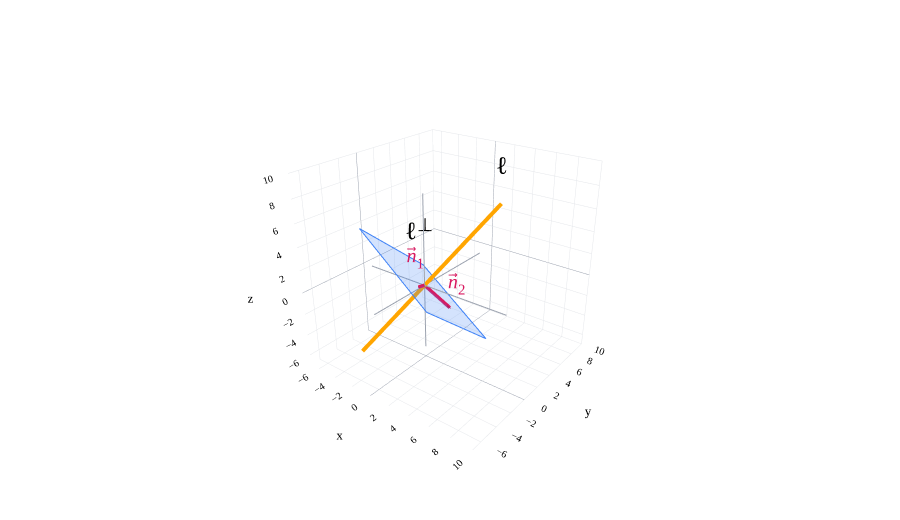

Write notebook code for a chart like this one.
### Markdown cell above
---

## Lines as intersections of planes

We now have an understanding of how planes in $\mathbb{R}^3$ can be expressed:
- As the span of two linearly independent vectors in $\mathbb{R}^3$.
- As a linear equation, $$ax + by + cz = d$$ (so far, we've only seen the case where $d=0$.)

How do we describe **lines** using linear equations, when a single linear equation in terms of $x$, $y$, and $z$ describes a plane? That is what we will now explore. First, some terminology:

- A **linear system** is a collection of linear equations in the same unknowns.
- A **solution** gives values of the unknowns that satisfy every equation simultaneously. We typically express the solutions as vectors.
- The **solution set** is the set of all solutions – we often think of this as a set of vectors.
- A system is **homogeneous** if every right-hand side is zero. Otherwise, it is **nonhomogeneous**.

For a concrete example in $\mathbb R^2$, consider

$$\begin{cases}x+y=7,\\x-y=1.\end{cases}$$

Adding the equations gives $2x=8$, so $x=4$ and $y=3$. Thus, the solution set is

$$\left\{\begin{bmatrix}4\\3\end{bmatrix}\right\}.$$

Geometrically, the two lines intersect at the point $(4,3)$. The system is nonhomogeneous because its right-hand sides are not all zero.

Now let's return to $\mathbb R^3$. To describe a line, we need two linear equations and take their common solutions. Consider

$$\ell=\operatorname{span}\left(\begin{bmatrix}3\\4\\5\end{bmatrix}\right).$$

How do we find two equations? Pick two independent vectors $\vec n_1$ and $\vec n_2$ in $\ell^\perp$, the plane of vectors perpendicular to $\ell$.

### Code cell
fig=base3()
plane3(fig,(3,4,5),BLUE,0.22,bounds=(-5,5))
v=np.array([3,4,5])
line3(fig,-1.1*v,1.3*v,ORANGE,width=8)
vec3(fig,(1,-2,1),'<i>n</i>⃗<sub>1</sub>',PINK,offset=(0.2,-0.6,0.2))
vec3(fig,(2,1,-2),'<i>n</i>⃗<sub>2</sub>',PINK,offset=(0.4,0.2,-0.5))
fig.add_trace(go.Scatter3d(x=[3.9,-4],y=[5.2,4],z=[6.9,-0.8],mode='text',text=['ℓ','ℓ<sup>⊥</sup>'],textfont=dict(family='Palatino',size=25),hoverinfo='skip'))
fig.show()

### Figure 1 — Plotly figure (JSON) as saved in the notebook; plotly's stock layout.template omitted (floating-point values rounded to 4 significant figures)
{"data": [{"hoverinfo": "skip", "line": {"color": "#9ca3af", "dash": "solid", "width": 2}, "mode": "lines", "showlegend": false, "type": "scatter3d", "x": [-6.0, 8.0], "y": [-0.0, 0.0], "z": [-0.0, 0.0]}, {"hoverinfo": "skip", "line": {"color": "#9ca3af", "dash": "solid", "width": 2}, "mode": "lines", "showlegend": false, "type": "scatter3d", "x": [-0.0, 0.0], "y": [-6.0, 8.0], "z": [-0.0, 0.0]}, {"hoverinfo": "skip", "line": {"color": "#9ca3af", "dash": "solid", "width": 2}, "mode": "lines", "showlegend": false, "type": "scatter3d", "x": [-0.0, 0.0], "y": [-0.0, 0.0], "z": [-6.0, 8.0]}, {"color": "#3d81f6", "flatshading": true, "hoverinfo": "skip", "i": [0, 0], "j": [1, 2], "k": [2, 3], "lighting": {"ambient": 1, "diffuse": 0, "fresnel": 0, "roughness": 1, "specular": 0}, "opacity": 0.22, "showscale": false, "type": "mesh3d", "x": [4.528, 4.528, -4.528, -4.528], "y": [-5.23, 2.579, 5.23, -2.579], "z": [1.467, -4.78, -1.467, 4.78]}, {"hoverinfo": "skip", "line": {"color": "#3d81f6", "dash": "solid", "width": 2}, "mode": "lines", "showlegend": false, "type": "scatter3d", "x": [4.528, 4.528], "y": [-5.23, 2.579], "z": [1.467, -4.78]}, {"hoverinfo": "skip", "line": {"color": "#3d81f6", "dash": "solid", "width": 2}, "mode": "lines", "showlegend": false, "type": "scatter3d", "x": [4.528, -4.528], "y": [2.579, 5.23], "z": [-4.78, -1.467]}, {"hoverinfo": "skip", "line": {"color": "#3d81f6", "dash": "solid", "width": 2}, "mode": "lines", "showlegend": false, "type": "scatter3d", "x": [-4.528, -4.528], "y": [5.23, -2.579], "z": [-1.467, 4.78]}, {"hoverinfo": "skip", "line": {"color": "#3d81f6", "dash": "solid", "width": 2}, "mode": "lines", "showlegend": false, "type": "scatter3d", "x": [-4.528, 4.528], "y": [-2.579, -5.23], "z": [4.78, 1.467]}, {"hoverinfo": "skip", "line": {"color": "orange", "dash": "solid", "width": 8}, "mode": "lines", "showlegend": false, "type": "scatter3d", "x": [-3.3, 3.9], "y": [-4.4, 5.2], "z": [-5.5, 6.5]}, {"hoverinfo": "skip", "line": {"color": "#d81a60", "dash": "solid", "width": 7}, "mode": "lines", "showlegend": false, "type": "scatter3d", "x": [0.0, 0.9388], "y": [0.0, -1.878], "z": [0.0, 0.9388]}, {"anchor": "tip", "colorscale": [[0, "#d81a60"], [1, "#d81a60"]], "hoverinfo": "skip", "showscale": false, "sizemode": "absolute", "sizeref": 0.45, "type": "cone", "u": [0.4082], "v": [-0.8165], "w": [0.4082], "x": [1.0], "y": [-2.0], "z": [1.0]}, {"hoverinfo": "skip", "mode": "text", "text": ["<i>n</i>⃗<sub>1</sub>"], "textfont": {"color": "#d81a60", "family": "Palatino", "size": 20}, "type": "scatter3d", "x": [1.2], "y": [-2.6], "z": [1.2]}, {"hoverinfo": "skip", "line": {"color": "#d81a60", "dash": "solid", "width": 7}, "mode": "lines", "showlegend": false, "type": "scatter3d", "x": [0.0, 1.9], "y": [0.0, 0.95], "z": [0.0, -1.9]}, {"anchor": "tip", "colorscale": [[0, "#d81a60"], [1, "#d81a60"]], "hoverinfo": "skip", "showscale": false, "sizemode": "absolute", "sizeref": 0.45, "type": "cone", "u": [0.6667], "v": [0.3333], "w": [-0.6667], "x": [2.0], "y": [1.0], "z": [-2.0]}, {"hoverinfo": "skip", "mode": "text", "text": ["<i>n</i>⃗<sub>2</sub>"], "textfont": {"color": "#d81a60", "family": "Palatino", "size": 20}, "type": "scatter3d", "x": [2.4], "y": [1.2], "z": [-2.5]}, {"hoverinfo": "skip", "mode": "text", "text": ["ℓ", "ℓ<sup>⊥</sup>"], "textfont": {"family": "Palatino", "size": 25}, "type": "scatter3d", "x": [3.9, -4], "y": [5.2, 4], "z": [6.9, -0.8]}], "layout": {"autosize": true, "colorway": ["#3d81f6", "orange", "#d81a60"], "font": {"color": "black", "family": "Palatino", "size": 16}, "height": 520, "margin": {"b": 0, "l": 0, "r": 0, "t": 15}, "paper_bgcolor": "white", "plot_bgcolor": "white", "scene": {"aspectmode": "cube", "bgcolor": "white", "camera": {"eye": {"x": 1.6, "y": -2.1, "z": 1.3}}, "xaxis": {"backgroundcolor": "white", "dtick": 2, "gridcolor": "#e5e7eb", "range": [-7, 10], "showbackground": true, "showspikes": false, "tickfont": {"size": 11}, "title": {"font": {"size": 13}, "text": "x"}, "zerolinecolor": "#9ca3af"}, "yaxis": {"backgroundcolor": "white", "dtick": 2, "gridcolor": "#e5e7eb", "range": [-7, 10], "showbackground": true, "showspikes": false, "tickfont": {"size": 11}, "title": {"font": {"size": 13}, "text": "y"}, "zerolinecolor": "#9ca3af"}, "zaxis": {"backgroundcolor": "white", "dtick": 2, "gridcolor": "#e5e7eb", "range": [-7, 10], "showbackground": true, "showspikes": false, "tickfont": {"size": 11}, "title": {"font": {"size": 13}, "text": "z"}, "zerolinecolor": "#9ca3af"}}, "showlegend": false, "xaxis": {"gridcolor": "#e5e7eb", "zerolinecolor": "#9ca3af"}, "yaxis": {"gridcolor": "#e5e7eb", "zerolinecolor": "#9ca3af"}}}
